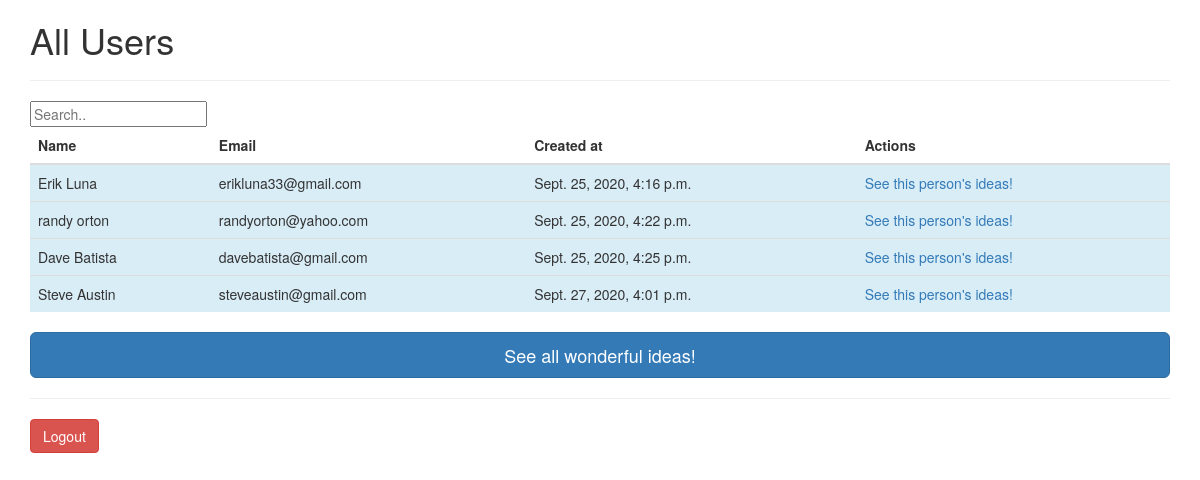
The app's page /dashboard (signed in), older data.
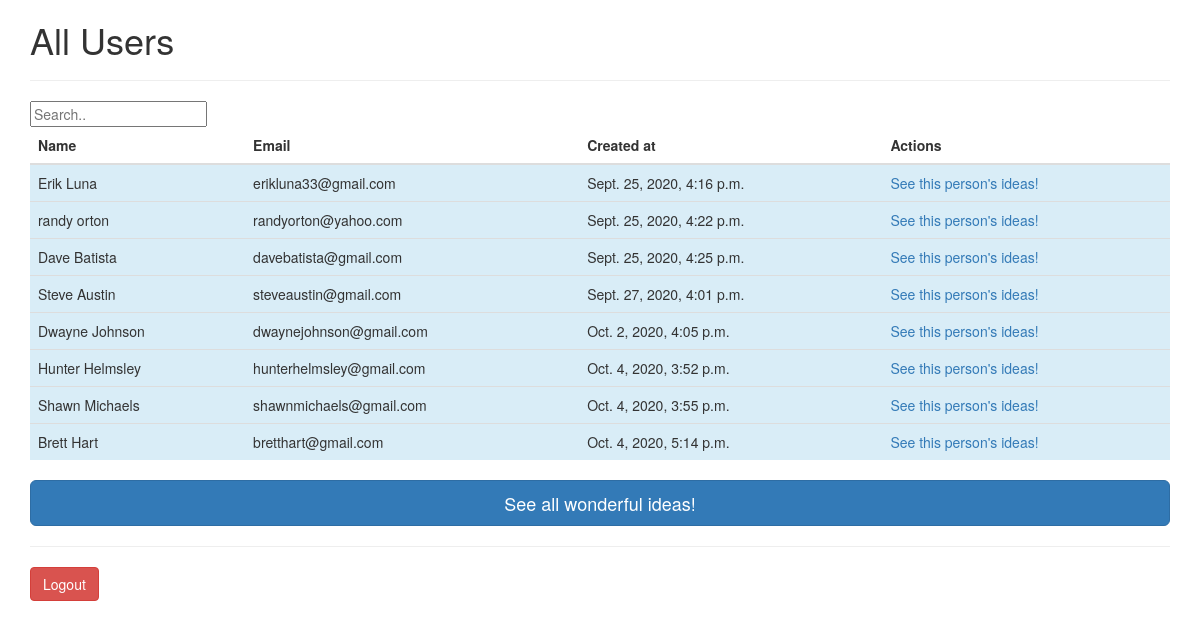
The same page, newer data.
### app_one/models.py (models this page shows)
class User(models.Model):
    first_name = models.CharField(max_length=255)
    last_name = models.CharField(max_length=255)
    email = models.CharField(max_length=255)
    password = models.CharField(max_length=60)
    user_level = models.IntegerField()
    created_at = models.DateTimeField(auto_now_add=True)
    updated_at = models.DateTimeField(auto_now=True)
    objects = UserManager()

### app_one/views.py (the view)
# urls.py: path('dashboard', views.dashboard),
def dashboard(request):
    if 'user_id' not in request.session:
        return redirect('/')
    user = User.objects.filter(id=request.session['user_id'])
    if not user:
        return redirect('/')
    context = {
        'all_users': User.objects.all(),
    }
    if user[0].user_level !=9:
        return render(request,'dashboard.html', context)
    else:
        return render(request,'dashboard_admin.html', context)

### app_one/templates/dashboard.html (shortened to what this page needs)
<!DOCTYPE html>
<html lang="en">
<head>
    <link rel="stylesheet" href="https://maxcdn.bootstrapcdn.com/bootstrap/3.4.1/css/bootstrap.min.css">
</head>
<body>
    <div class="container">
    <h1>All Users</h1>
    <hr>
    <input id="myInput" type="text" placeholder="Search..">
    <table class="table">
        <thead>
            <tr>
                <th>Name</th>
                <th>Email</th>
                <th>Created at</th>
                <th>Actions</th>
            </tr>
        </thead>
        <tbody id="myTable">
            {% for user in all_users %}
            <tr class='info'>
                <td>{{ user.first_name }} {{ user.last_name }}</td>
                <td>{{ user.email }}</td>
                <td>{{ user.created_at }}</td>
                <td><a href="/user/{{ user.id }}">See this person's ideas!</a></td>
            </tr>
            {% endfor %}
        </tbody>
    </table>
    <h3><a href="/ideas" class="btn btn-primary btn-lg btn-block">See all wonderful ideas!</a></h3>
    <hr>
    <a href="logout" class="btn btn-danger">Logout</a>
    </div>
</body>
</html>

Row changes from the older to the newer data that the page shows:
added User: first_name "Dwayne", last_name "Johnson", email "dwaynejohnson@gmail.com", created_at "Oct. 2, 2020, 4:05 p.m."
added User: first_name "Hunter", last_name "Helmsley", email "hunterhelmsley@gmail.com", created_at "Oct. 4, 2020, 3:52 p.m."
added User: first_name "Shawn", last_name "Michaels", email "shawnmichaels@gmail.com", created_at "Oct. 4, 2020, 3:55 p.m."
added User: first_name "Brett", last_name "Hart", email "bretthart@gmail.com", created_at "Oct. 4, 2020, 5:14 p.m."
